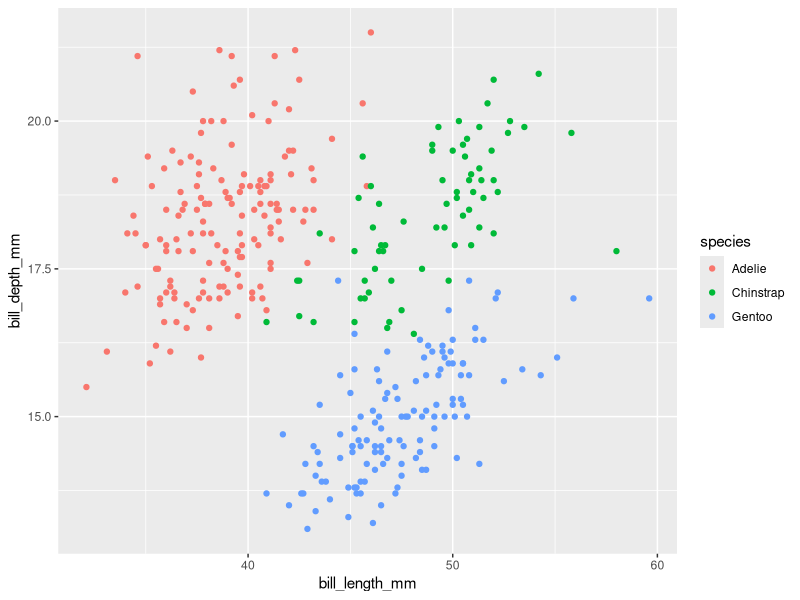
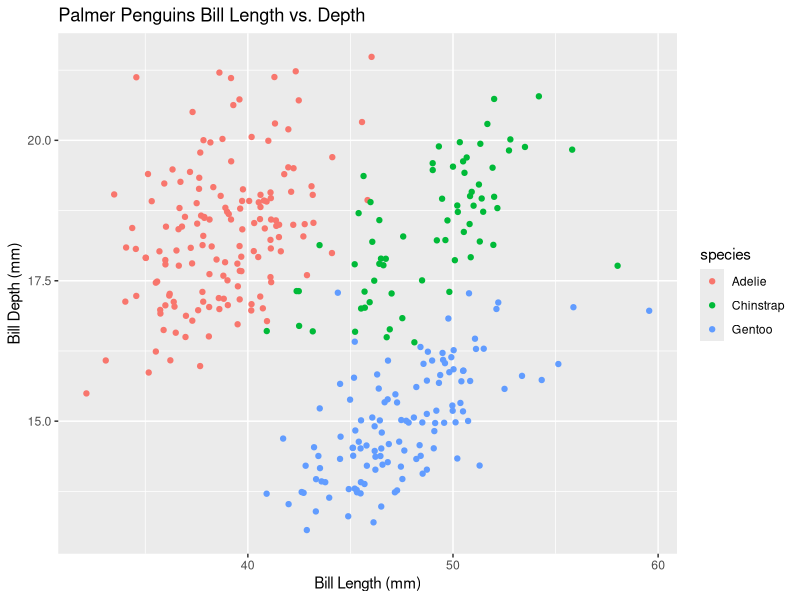

Recreate these plots in R, in order.
## ---- chunk 1
knitr::opts_chunk$set(echo = TRUE)
library(tidyverse)
library(palmerpenguins)

## ---- chunk 2
ex_A <- expression(x ^ 2)

my_derivative <- deriv(ex_A, "x")

x <- 3

eval(my_derivative)

ex_B <- expression((2 * ((3 * a) + 2) ^ 4) - 5)

my_derivativeb <- deriv(ex_B, "a")

a <- 1.2

eval(my_derivativeb)

ex_C <- expression((-4 * t)/((t^2) + 1)^3)

my_derivativec <- deriv(ex_C, "t")

t <- 0

eval(my_derivativec)


## ---- chunk 3
p<- penguins
ggplot(data = penguins, aes(x = bill_length_mm, y = bill_depth_mm)) + geom_point(aes(color = species))
## ---- chunk 4

ggplot(data = penguins, aes(bill_length_mm, y = bill_depth_mm)) + 
  geom_jitter(aes(color = species)) + 
labs (x = "Bill Length (mm)", y = "Bill Depth (mm)", title = "Palmer Penguins Bill Length vs. Depth")
